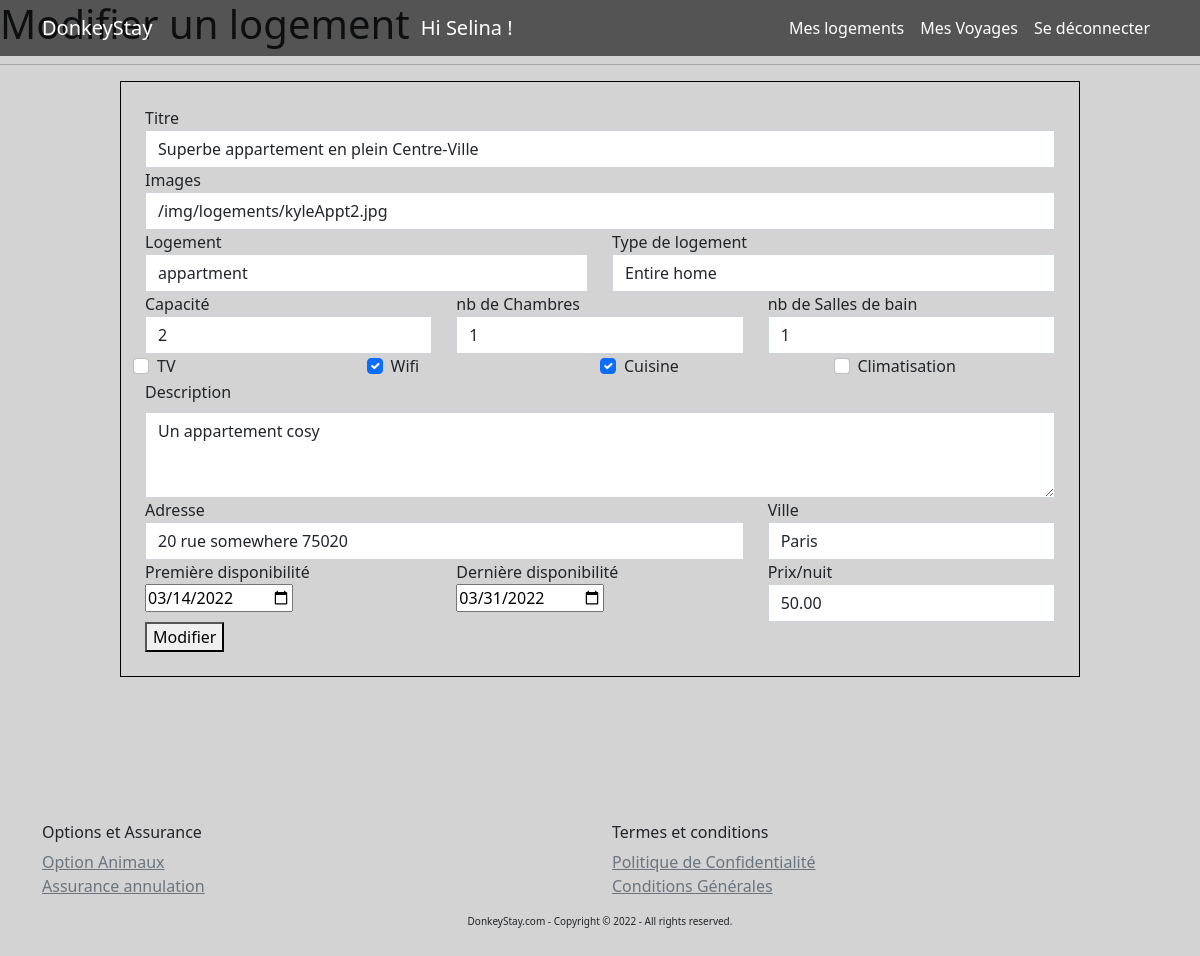
Screenshot of /modifyLodging.php?id=2 (signed in) with the database file from the repository.
### tables this page shows
CREATE TABLE IF NOT EXISTS `room` (
  `id` INT NOT NULL AUTO_INCREMENT,
  `roomtype_id` INT NOT NULL,
  `hometype_id` INT NOT NULL,
  `title` VARCHAR(80) NOT NULL,
  `description` MEDIUMTEXT NULL,
  `nb_bedroom` INT NOT NULL,
  `nb_bathroom` INT NOT NULL,
  `price` DECIMAL(6,2) NOT NULL,
  `adress` VARCHAR(200) NOT NULL,
  `city` VARCHAR(45) NOT NULL,
  `has_tv` TINYINT(1) NOT NULL,
  `has_wifi` TINYINT(1) NOT NULL,
  `has_kitchen` TINYINT(1) NOT NULL,
  `has_aircon` TINYINT(1) NOT NULL,
  `start_dispo` DATE NOT NULL,
  `end_dispo` DATE NOT NULL,
  `user_id` INT NOT NULL,
  `capacity_id` INT NOT NULL,
  PRIMARY KEY (`id`, `roomtype_id`, `hometype_id`, `user_id`, `capacity_id`),
  CONSTRAINT `fk_Rooms_Roomtypes1`
    FOREIGN KEY (`roomtype_id`)
    REFERENCES `roomtype` (`id`)
    ON DELETE NO ACTION
    ON UPDATE NO ACTION,
  CONSTRAINT `fk_Rooms_Hometypes1`
    FOREIGN KEY (`hometype_id`)
    REFERENCES `hometype` (`id`)
    ON DELETE NO ACTION
    ON UPDATE NO ACTION,
  CONSTRAINT `fk_room_user1`
    FOREIGN KEY (`user_id`)
    REFERENCES `user` (`id`)
    ON DELETE NO ACTION
    ON UPDATE NO ACTION,
  CONSTRAINT `fk_room_capacity1`
    FOREIGN KEY (`capacity_id`)
    REFERENCES `capacity` (`id`)
    ON DELETE NO ACTION
    ON UPDATE NO ACTION);

CREATE TABLE IF NOT EXISTS `image` (
  `id` INT NOT NULL AUTO_INCREMENT,
  `img` VARCHAR(200) NOT NULL,
  `room_id` INT NOT NULL,
  PRIMARY KEY (`id`, `room_id`),
  CONSTRAINT `fk_Images_Rooms1`
    FOREIGN KEY (`room_id`)
    REFERENCES `room` (`id`)
    ON DELETE NO ACTION
    ON UPDATE NO ACTION);

### modifyLodging.php (the view, shortened to what this page needs)
<?php
require_once 'header.php';
$lodgingId = $_GET['id'];
$queryLodging = $dbh->prepare("SELECT room.*, image.img, image.id FROM room INNER JOIN image ON room.id = image.room_id WHERE room.id =:lodgingId");
$queryLodging->bindValue(":lodgingId", $lodgingId, PDO::PARAM_STR);
$queryLodging->execute();
$lodgings = $queryLodging->fetchAll(PDO::FETCH_OBJ);
foreach ($lodgings as $lodging) :
    $lodgingTitle = $lodging->title;
    $lodgingCapacity = $lodging->capacity_id;
    $lodgingBedroom = $lodging->nb_bedroom;
    $lodgingBathroom = $lodging->nb_bathroom;
    $lodgingDescription = $lodging->description;
    $lodgingTv = $lodging->has_tv;
    $lodgingWifi = $lodging->has_wifi;
    $lodgingKitchen = $lodging->has_kitchen;
    $lodgingAircon = $lodging->has_aircon;
    $lodgingAdress = $lodging->adress;
    $lodgingCity = $lodging->city;
    $lodgingStartDispo = $lodging->start_dispo;
    $lodgingEndDispo = $lodging->end_dispo;
    $lodgingPrice = $lodging->price;
    $lodgingImg = $lodging->img;
endforeach;
?>
<section>
    <h1>Modifier un logement</h1>
    <hr>
    <form method="POST" class="d-flex j-c">
        <div class="div-addform">
            <div class="row">
                <div class="col">
                    <label for="title">Titre</label>
                    <input type="text" class="form-control" id="title" name="title" value="<?php echo $lodgingTitle ?>">
                </div>
            </div>
            <div class="row">
                <div class="col">
                    <label for="img">Images</label>
                    <input type="text" class="form-control" id="img" name="img" value="<?php echo $lodgingImg ?>">
                </div>
            </div>
            <div class="row">
                <div class="col">
                    <label for="home_type">Logement</label>
                    <select class="form-control" id="home_type" name="home_type">
                    <?php
                            $hometypeQuery = $dbh->query('SELECT * FROM hometype');
                            $hometype= $hometypeQuery->fetchAll(PDO::FETCH_ASSOC);
                            foreach ($hometype as $row_hometype) {
                                echo '<option value="'.$row_hometype['id'].'">'.$row_hometype['hname'].'</option>';
                            }
                        ?>
                    </select>
                </div>
                <div class="col">
                    <label for="room_type">Type de logement</label>
                    <select class="form-control" id="room_type" name="room_type">
                    <?php
                            $roomtypeQuery = $dbh->query('SELECT * FROM roomtype');
                            $roomtype= $roomtypeQuery->fetchAll(PDO::FETCH_ASSOC);
                            foreach ($roomtype as $row_roomtype) {
                                echo '<option value="'.$row_roomtype['id'].'">'.$row_roomtype['rname'].'</option>';
                            }
                        ?>
                    </select>
                </div>
            </div>
            <div class="row">
                <div class="col">
                    <label for="capacity">Capacité</label><small class="error"><?php if (isset($capacityErr)) echo $capacityErr ?></small>
                    <input type="text" class="form-control" id="capacity" name="capacity" value="<?php echo $lodgingCapacity ?>">
                </div>
                <div class="col">
                    <label for="nb_bedroom">nb de Chambres</label><small class="error"><?php if (isset($capacityErr)) echo $capacityErr ?></small>
                    <input type="text" class="form-control" id="nb_bedroom" name="nb_bedroom" value="<?php echo $lodgingBedroom ?>">
                </div>
                <div class="col">
                    <label for="nb_bathroom">nb de Salles de bain</label><small class="error"><?php if (isset($capacityErr)) echo $capacityErr ?></small>
                    <input type="text" class="form-control" id="nb_bathroom" name="nb_bathroom" value="<?php echo $lodgingBathroom ?>">
                </div>
            </div>
            <div class="row">
                <div class="col form-check">
                    <input class="form-check-input" type="checkbox" id="has_tv" name="has_tv" <?php if ($lodgingTv == 1) { ?> checked <?php } ?>>
                    <label class="form-check-label" for="has_tv"> TV </label>
                </div>
                <div class="col form-check">
                    <input class="form-check-input" type="checkbox" id="has_wifi" name="has_wifi" <?php if ($lodgingWifi == 1) { ?> checked <?php } ?>>
                    <label class="form-check-label" for="has_wifi"> Wifi </label>
                </div>
                <div class="col form-check">
                    <input class="form-check-input" type="checkbox" id="has_kitchen" name="has_kitchen" <?php if ($lodgingKitchen == 1) { ?> checked <?php } ?>>
                    <label class="form-check-label" for="has_kitchen">Cuisine</label>
                </div>
                <div class="col form-check">
                    <input class="form-check-input" type="checkbox" id="has_aircon" name="has_aircon" <?php if ($lodgingAircon == 1) { ?> checked <?php } ?>>
                    <label class="form-check-label" for="has_aircon">Climatisation</label>
                </div>
            </div>
            <div class="row">
                <div class="col">
                    <label for="description" class="form-label">Description</label>
                    <textarea class="form-control" id="description" name="description" rows="3"><?php echo $lodgingDescription ?></textarea>
                </div>
            </div>
            <div class="row">
                <div class="col-sm-8">
                    <label for="adress">Adresse</label>
                    <input type="text" class="form-control" id="adress" name="adress" value="<?php echo $lodgingAdress ?>">
                </div>
                <div class="col-sm-4">
                    <label for="city">Ville</label>
                    <input type="text" class="form-control" id="city" name="city" value="<?php echo $lodgingCity ?>">
                </div>
            </div>
            <div class="row">
                <div class="col">
                    <label for="start_dispo">Première disponibilité</label><br>
                    <input type="date" id="start_dispo" name="start_dispo" value="<?php echo $lodgingStartDispo ?>">
                </div>
                <div class="col">
                    <label for="end_dispo">Dernière disponibilité</label><br>
                    <input type="date" id="end_dispo" name="end_dispo" value="<?php echo $lodgingEndDispo ?>">
                </div>
                <div class="col">
                    <label for="price">Prix/nuit</label><small class="error"><?php if (isset($capacityErr)) echo $capacityErr ?></small>
                    <input type="text" class="form-control" id="price" name="price" value="<?php echo $lodgingPrice ?>">
                </div>
            </div>
            <button type="submit" name="modify">Modifier</button>
        </div>
    </form>
</section>
<?php
require_once 'footer.php';
?>

### modifyLodging.php (style rules this page uses)
body { background-color: lightgrey; }

### rows the page displays
room: title "Superbe appartement en plein Centre-Ville", capacity "2", nb_bedroom "1", nb_bathroom "1", has_wifi "☑", has_kitchen "☑", description "Un appartement cosy", adress "20 rue somewhere 75020", city "Paris", start_dispo "03/14/2022", end_dispo "03/31/2022", price "50.00"
image: img "/img/logements/kyleAppt2.jpg"

### other values shown
$_SESSION['name'] "Selina"
form field home_type "appartment"
form field room_type "Entire home"
